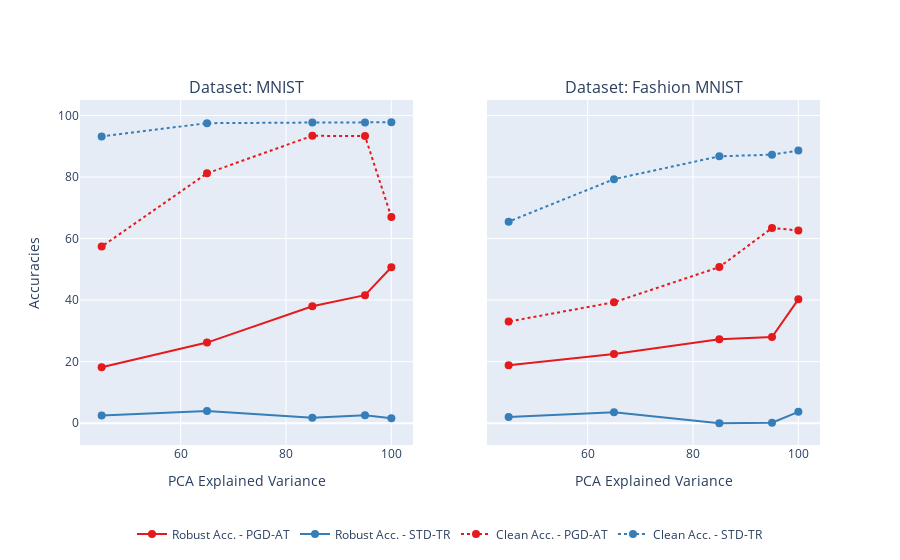

The cell this chart's notebook holds for it:
### Code cell
import pandas as pd
import plotly.graph_objects as go
from plotly.subplots import make_subplots
import plotly.express as px

# Step 1: Read the CSV file
file_path = 'tmp/pca_impact_with_samecapacity_on_pgdat_vs_stdtr - All_PCA_exps.csv'
df = pd.read_csv(file_path)

# Ensure numeric conversion of Y-columns
y_columns = ['Robust Acc.', 'Clean Acc.']
df[y_columns] = df[y_columns].apply(pd.to_numeric)

# Define line dash styles for each Y-column
line_dashes = {
    y_columns[0]: 'solid',  # Line style for the first column
    y_columns[1]: 'dot'           # Line style for the second column
}

# Step 2: Get unique values from the categorical column (e.g., 'Dataset')
unique_datasets = df['Dataset'].unique()  # Get unique dataset values
unique_train_types = df['Train Type'].unique()  # Get unique training types

# Define a color map for the 'Train Type' column
colors = px.colors.qualitative.Set1  # Using a qualitative color scale
color_map = {train_type: colors[i % len(colors)] for i, train_type in enumerate(unique_train_types)}

# Step 3: Create subplots for each unique dataset
fig = make_subplots(rows=1, cols=len(unique_datasets), shared_yaxes=True,
                    subplot_titles=[f"Dataset: {cat}" for cat in unique_datasets])

# Step 4: Add each Y-column to the corresponding subplot for each unique dataset
for i, dataset in enumerate(unique_datasets):
    filtered_df = df[df['Dataset'] == dataset]  # Filter data for each dataset
    for y_col in y_columns:
        for train_type in unique_train_types:
            train_type_filtered_df = filtered_df[filtered_df['Train Type'] == train_type]  # Filter by train type
            if not train_type_filtered_df.empty:  # Check if the filtered DataFrame is not empty
                trace_name = f"{y_col} - {train_type}"
                fig.add_trace(go.Scatter(
                    x=train_type_filtered_df['PCA exp. var.'],
                    y=train_type_filtered_df[y_col],
                    mode='lines+markers',  # Lines and markers
                    name=trace_name,  # Name for the trace
                    line=dict(dash=line_dashes[y_col], color=color_map[train_type]),  # Set line dash style and color
                    marker=dict(size=8),    # Set marker size
                    showlegend=True if i==0 and train_type_filtered_df.index[0] == train_type_filtered_df.index[0] else False
                ), row=1, col=i+1)  # Add trace to the corresponding subplot
    # fig.update_yaxes(title_text="Accuracies", row=1, col=i+1)  # Set y-axis title
    fig.update_xaxes(title_text="PCA Explained Variance", row=1, col=i+1)  # Set x-axis title
# Step 5: Customize layout
fig.update_layout(
    xaxis_title="PCA Explained Variance",
    yaxis_title="Accuracies",
    legend=dict(
        orientation="h",  # Set legend orientation to horizontal
        yanchor="bottom",  # Anchor legend to the bottom
        y=-0.3,           # Set position below the plot area
        xanchor="center",  # Center the legend horizontally
        x=0.5             # Position the legend in the center
    )
)

# Step 6: Show the plot
fig.show()
fig.write_image("tmp/pca_all.pdf",engine="kaleido")

### Figure 1 — Plotly figure (JSON) as saved in the notebook; plotly's stock layout.template omitted (floating-point values rounded to 4 significant figures)
{"data": [{"line": {"color": "rgb(228,26,28)", "dash": "solid"}, "marker": {"size": 8}, "mode": "lines+markers", "name": "Robust Acc. - PGD-AT", "showlegend": true, "type": "scatter", "x": [100, 95, 85, 65, 45], "xaxis": "x", "y": [50.7, 41.6, 38, 26.2, 18.2], "yaxis": "y"}, {"line": {"color": "rgb(55,126,184)", "dash": "solid"}, "marker": {"size": 8}, "mode": "lines+markers", "name": "Robust Acc. - STD-TR", "showlegend": true, "type": "scatter", "x": [100, 95, 85, 65, 45], "xaxis": "x", "y": [1.6, 2.6, 1.8, 4, 2.5], "yaxis": "y"}, {"line": {"color": "rgb(228,26,28)", "dash": "dot"}, "marker": {"size": 8}, "mode": "lines+markers", "name": "Clean Acc. - PGD-AT", "showlegend": true, "type": "scatter", "x": [100, 95, 85, 65, 45], "xaxis": "x", "y": [67, 93.3, 93.4, 81.2, 57.4], "yaxis": "y"}, {"line": {"color": "rgb(55,126,184)", "dash": "dot"}, "marker": {"size": 8}, "mode": "lines+markers", "name": "Clean Acc. - STD-TR", "showlegend": true, "type": "scatter", "x": [100, 95, 85, 65, 45], "xaxis": "x", "y": [97.8, 97.7, 97.7, 97.5, 93.2], "yaxis": "y"}, {"line": {"color": "rgb(228,26,28)", "dash": "solid"}, "marker": {"size": 8}, "mode": "lines+markers", "name": "Robust Acc. - PGD-AT", "showlegend": false, "type": "scatter", "x": [100, 95, 85, 65, 45], "xaxis": "x2", "y": [40.25, 28, 27.25, 22.51, 18.84], "yaxis": "y2"}, {"line": {"color": "rgb(55,126,184)", "dash": "solid"}, "marker": {"size": 8}, "mode": "lines+markers", "name": "Robust Acc. - STD-TR", "showlegend": false, "type": "scatter", "x": [100, 95, 85, 65, 45], "xaxis": "x2", "y": [3.7, 0.14, 0, 3.59, 1.99], "yaxis": "y2"}, {"line": {"color": "rgb(228,26,28)", "dash": "dot"}, "marker": {"size": 8}, "mode": "lines+markers", "name": "Clean Acc. - PGD-AT", "showlegend": false, "type": "scatter", "x": [100, 95, 85, 65, 45], "xaxis": "x2", "y": [62.64, 63.45, 50.73, 39.3, 33.04], "yaxis": "y2"}, {"line": {"color": "rgb(55,126,184)", "dash": "dot"}, "marker": {"size": 8}, "mode": "lines+markers", "name": "Clean Acc. - STD-TR", "showlegend": false, "type": "scatter", "x": [100, 95, 85, 65, 45], "xaxis": "x2", "y": [88.6, 87.27, 86.73, 79.31, 65.5], "yaxis": "y2"}], "layout": {"annotations": [{"font": {"size": 16}, "showarrow": false, "text": "Dataset: MNIST", "x": 0.225, "xanchor": "center", "xref": "paper", "y": 1, "yanchor": "bottom", "yref": "paper"}, {"font": {"size": 16}, "showarrow": false, "text": "Dataset: Fashion MNIST", "x": 0.775, "xanchor": "center", "xref": "paper", "y": 1, "yanchor": "bottom", "yref": "paper"}], "legend": {"orientation": "h", "x": 0.5, "xanchor": "center", "y": -0.3, "yanchor": "bottom"}, "xaxis": {"anchor": "y", "domain": [0, 0.45], "title": {"text": "PCA Explained Variance"}}, "xaxis2": {"anchor": "y2", "domain": [0.55, 1], "title": {"text": "PCA Explained Variance"}}, "yaxis": {"anchor": "x", "domain": [0, 1], "title": {"text": "Accuracies"}}, "yaxis2": {"anchor": "x2", "domain": [0, 1], "matches": "y", "showticklabels": false}}}
